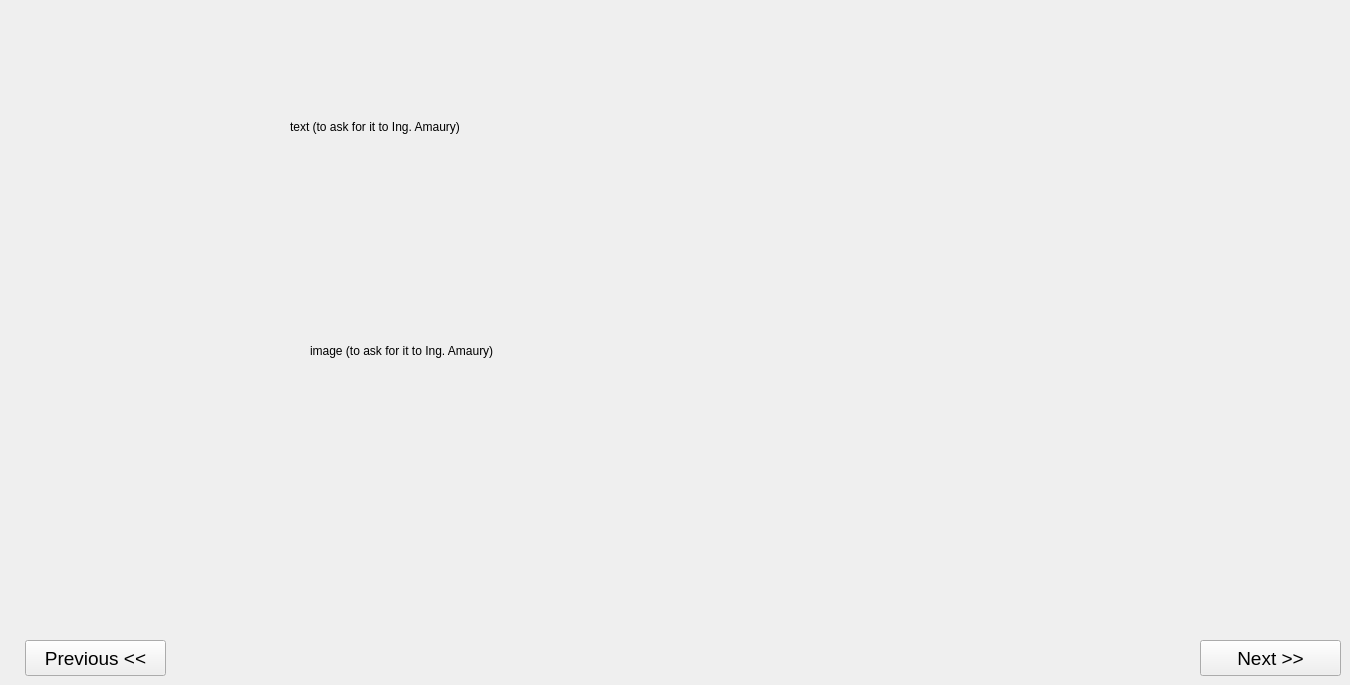
    <widget class="QWidget" name="page_2">
     <widget class="QPushButton" name="pushButton_next_2">
      <property name="geometry">
       <rect>
        <x>1200</x>
        <y>640</y>
        <width>141</width>
        <height>36</height>
       </rect>
      </property>
      <property name="font">
       <font>
        <pointsize>14</pointsize>
        <weight>50</weight>
        <bold>false</bold>
       </font>
      </property>
      <property name="cursor">
       <cursorShape>PointingHandCursor</cursorShape>
      </property>
      <property name="styleSheet">
       <string notr="true">background-color: #e0f0ff;
border-radius: 12px;
padding: 5px;
                    
border-right-width: 2px;
border-bottom-width: 2px;
border-left-width: 1px;
border-top-width: 1px;
                    
border-right-color: rgb(0, 0, 0);
border-bottom-color: rgb(0, 0, 0);
border-left-color: rgb(255, 255, 255);
border-top-color: rgb(255, 255, 255);
border-style: solid;
}

QPushButton:pressed{
background-color: #d0e0ff;
border-radius: 12px;
                    
border-right-width: 1px;
border-bottom-width: 1px;
border-left-width: 2px;
border-top-width: 2px;

border-right-color: rgb(255, 255, 255);
border-bottom-color: rgb(255, 255, 255);
border-left-color: rgb(0, 0, 0);
border-top-color: rgb(0, 0, 0);
border-style: solid;

}
QPushButton:hover{
background-color: rgb(193, 199, 255);</string>
      </property>
      <property name="text">
       <string>Next &gt;&gt;</string>
      </property>
     </widget>
     <widget class="QPushButton" name="pushButton_previous_2">
      <property name="geometry">
       <rect>
        <x>25</x>
        <y>640</y>
        <width>141</width>
        <height>36</height>
       </rect>
      </property>
      <property name="font">
       <font>
        <pointsize>14</pointsize>
        <weight>50</weight>
        <bold>false</bold>
       </font>
      </property>
      <property name="cursor">
       <cursorShape>PointingHandCursor</cursorShape>
      </property>
      <property name="styleSheet">
       <string notr="true">background-color: #e0f0ff;
border-radius: 12px;
padding: 5px;
                    
border-right-width: 2px;
border-bottom-width: 2px;
border-left-width: 1px;
border-top-width: 1px;
                    
border-right-color: rgb(0, 0, 0);
border-bottom-color: rgb(0, 0, 0);
border-left-color: rgb(255, 255, 255);
border-top-color: rgb(255, 255, 255);
border-style: solid;
}

QPushButton:pressed{
background-color: #d0e0ff;
border-radius: 12px;
                    
border-right-width: 1px;
border-bottom-width: 1px;
border-left-width: 2px;
border-top-width: 2px;

border-right-color: rgb(255, 255, 255);
border-bottom-color: rgb(255, 255, 255);
border-left-color: rgb(0, 0, 0);
border-top-color: rgb(0, 0, 0);
border-style: solid;

}
QPushButton:hover{
background-color: rgb(193, 199, 255);</string>
      </property>
      <property name="text">
       <string>Previous &lt;&lt;</string>
      </property>
     </widget>
     <widget class="QWidget" name="layoutWidget_3">
      <property name="geometry">
       <rect>
        <x>290</x>
        <y>120</y>
        <width>831</width>
        <height>441</height>
       </rect>
      </property>
      <layout class="QVBoxLayout" name="verticalLayout_5">
       <item>
        <widget class="QLabel" name="label">
         <property name="text">
          <string>text (to ask for it to Ing. Amaury)</string>
         </property>
        </widget>
       </item>
       <item>
        <layout class="QHBoxLayout" name="horizontalLayout">
         <item>
          <layout class="QVBoxLayout" name="verticalLayout_3">
           <item>
            <spacer name="verticalSpacer_3">
             <property name="orientation">
              <enum>Qt::Vertical</enum>
             </property>
             <property name="sizeHint" stdset="0">
              <size>
               <width>20</width>
               <height>40</height>
              </size>
             </property>
            </spacer>
           </item>
          </layout>
         </item>
         <item>
          <widget class="QLabel" name="label_2">
           <property name="text">
            <string>image (to ask for it to Ing. Amaury)</string>
           </property>
          </widget>
         </item>
         <item>
          <layout class="QVBoxLayout" name="verticalLayout_4">
           <item>
            <layout class="QVBoxLayout" name="verticalLayout_2">
             <item>
              <spacer name="verticalSpacer">
               <property name="orientation">
                <enum>Qt::Vertical</enum>
               </property>
               <property name="sizeHint" stdset="0">
                <size>
                 <width>20</width>
                 <height>40</height>
                </size>
               </property>
              </spacer>
             </item>
            </layout>
           </item>
          </layout>
         </item>
        </layout>
       </item>
      </layout>
     </widget>
    </widget>
